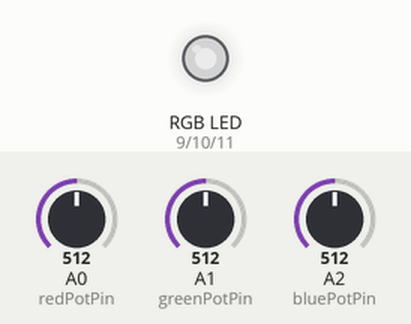
Recording of a sketch running on a simulated Arduino Uno, built with avr-gcc and run on an emulated ATmega328P. On the bench: an RGB LED mixed from three pins (HIGH = lit). The inputs (shaded band) are chosen by the test bench; at power-on: A0 (redPotPin) = 512, A1 (greenPotPin) = 512, A2 (bluePotPin) = 512. Dim RGB values are drawn brighter than linear.

Above: at 1.2 s.
1.3 s: A0 (redPotPin) set to 716
At 2.3 s:
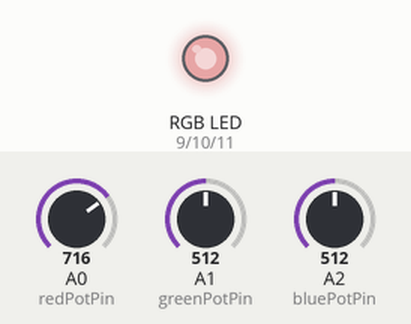
2.8 s: A1 (greenPotPin) set to 716
At 4.0 s:
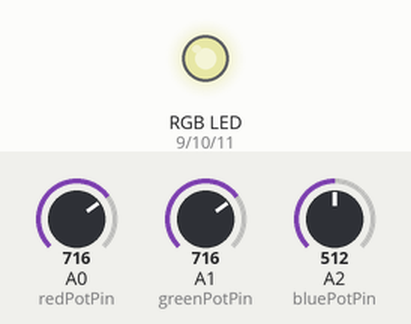
4.3 s: A2 (bluePotPin) set to 716
At 5.5 s:
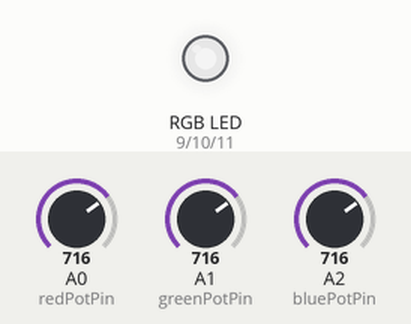
5.8 s: A0 (redPotPin) set to 900
At 6.7 s:
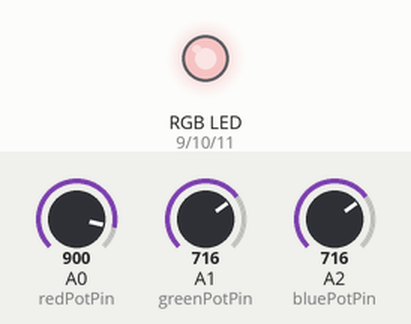
7.3 s: A1 (greenPotPin) set to 900
At 8.5 s:
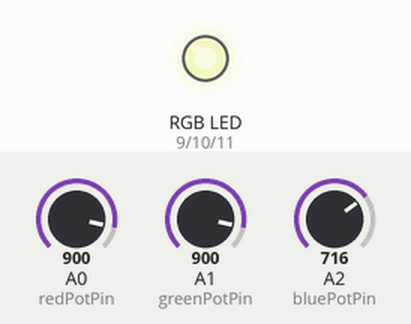
8.8 s: A2 (bluePotPin) set to 900
At 10.2 s:
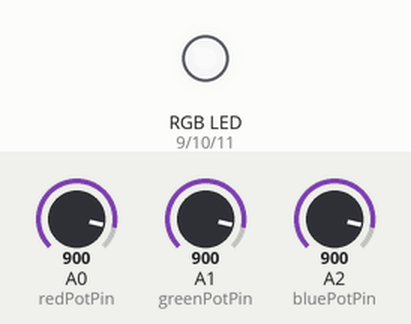
Timing chart, 0 to 11.3 s (numbered marks = the images above; inputs shaded):
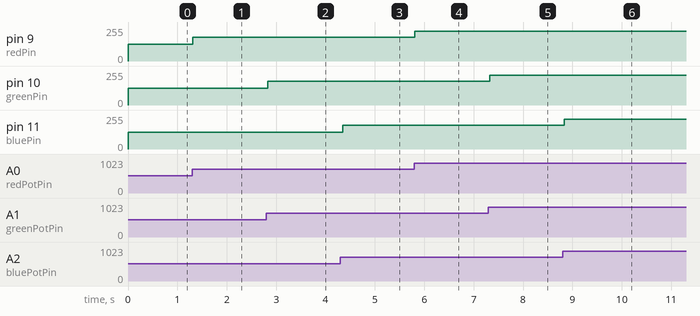

The sketch:

pbandrbgalternate.ino
```cpp
// Define pin numbers
const int redPin = 9;       // Pin connected to the red component of the RGB LED
const int greenPin = 10;    // Pin connected to the green component of the RGB LED
const int bluePin = 11;     // Pin connected to the blue component of the RGB LED

const int redPotPin = A0;   // Pin connected to the potentiometer for red
const int greenPotPin = A1; // Pin connected to the potentiometer for green
const int bluePotPin = A2;  // Pin connected to the potentiometer for blue

void setup() {
  // Initialize the RGB LED pins as outputs
  pinMode(redPin, OUTPUT);
  pinMode(greenPin, OUTPUT);
  pinMode(bluePin, OUTPUT);
}

void loop() {
  // Read the potentiometer values (0 to 1023)
  int redValue = analogRead(redPotPin);     // Read the red potentiometer
  int greenValue = analogRead(greenPotPin); // Read the green potentiometer
  int blueValue = analogRead(bluePotPin);    // Read the blue potentiometer

  // Map the potentiometer values to the range of 0 to 255
  redValue = map(redValue, 0, 1023, 0, 255);   // Map red value
  greenValue = map(greenValue, 0, 1023, 0, 255); // Map green value
  blueValue = map(blueValue, 0, 1023, 0, 255);   // Map blue value

  // Set the RGB LED color based on the mapped values
  analogWrite(redPin, redValue);     // Set the red component
  analogWrite(greenPin, greenValue); // Set the green component
  analogWrite(bluePin, blueValue);   // Set the blue component

  // Small delay to allow for smooth color transitions
  delay(50); // Delay in milliseconds
}
```

Measured:
- after the input at 1.3 s, pin 9 (redPin): 127/255 → 178/255 at once
- after the input at 2.8 s, pin 10 (greenPin): 127/255 → 178/255 at once
- after the input at 4.3 s, pin 11 (bluePin): 127/255 → 178/255 at once
- after the input at 5.8 s, pin 9 (redPin): 178/255 → 224/255 at once
- after the input at 7.3 s, pin 10 (greenPin): 178/255 → 224/255 at once
- after the input at 8.8 s, pin 11 (bluePin): 178/255 → 224/255 at once
